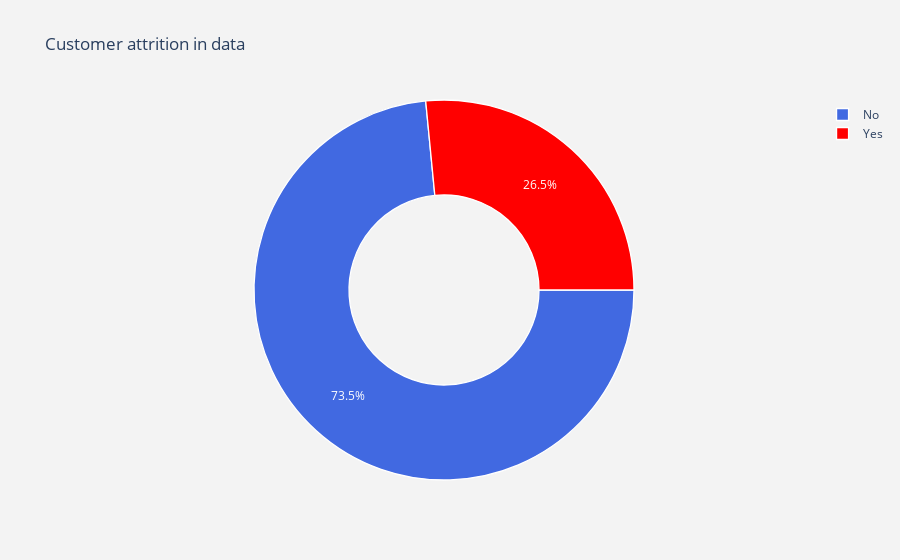

This figure's notebook cell:
### Markdown cell above
# What is the percentage for churn and no churn customers

### Code cell
#labels
lab = df["Churn"].value_counts().keys().tolist()
#values
val = df["Churn"].value_counts().values.tolist()

trace = go.Pie(labels = lab ,
               values = val ,
               marker = dict(colors =  [ 'royalblue' ,'red'],
                             line = dict(color = "white",
                                         width =  1.3)
                            ),
               rotation = 90,
               hoverinfo = "label+value+text",
               hole = .5
              )
layout = go.Layout(dict(title = "Customer attrition in data",
                        plot_bgcolor  = "rgb(243,243,243)",
                        paper_bgcolor = "rgb(243,243,243)",
                       )
                  )

data = [trace]
fig = go.Figure(data = data,layout = layout)
py.iplot(fig)

### Figure 1 — Plotly figure (JSON) as saved in the notebook; plotly's stock layout.template omitted (floating-point values rounded to 4 significant figures)
{"data": [{"hole": 0.5, "hoverinfo": "label+value+text", "labels": ["No", "Yes"], "marker": {"colors": ["royalblue", "red"], "line": {"color": "white", "width": 1.3}}, "rotation": 90, "type": "pie", "values": [5174, 1869]}], "layout": {"paper_bgcolor": "rgb(243,243,243)", "plot_bgcolor": "rgb(243,243,243)", "title": {"text": "Customer attrition in data"}}}
